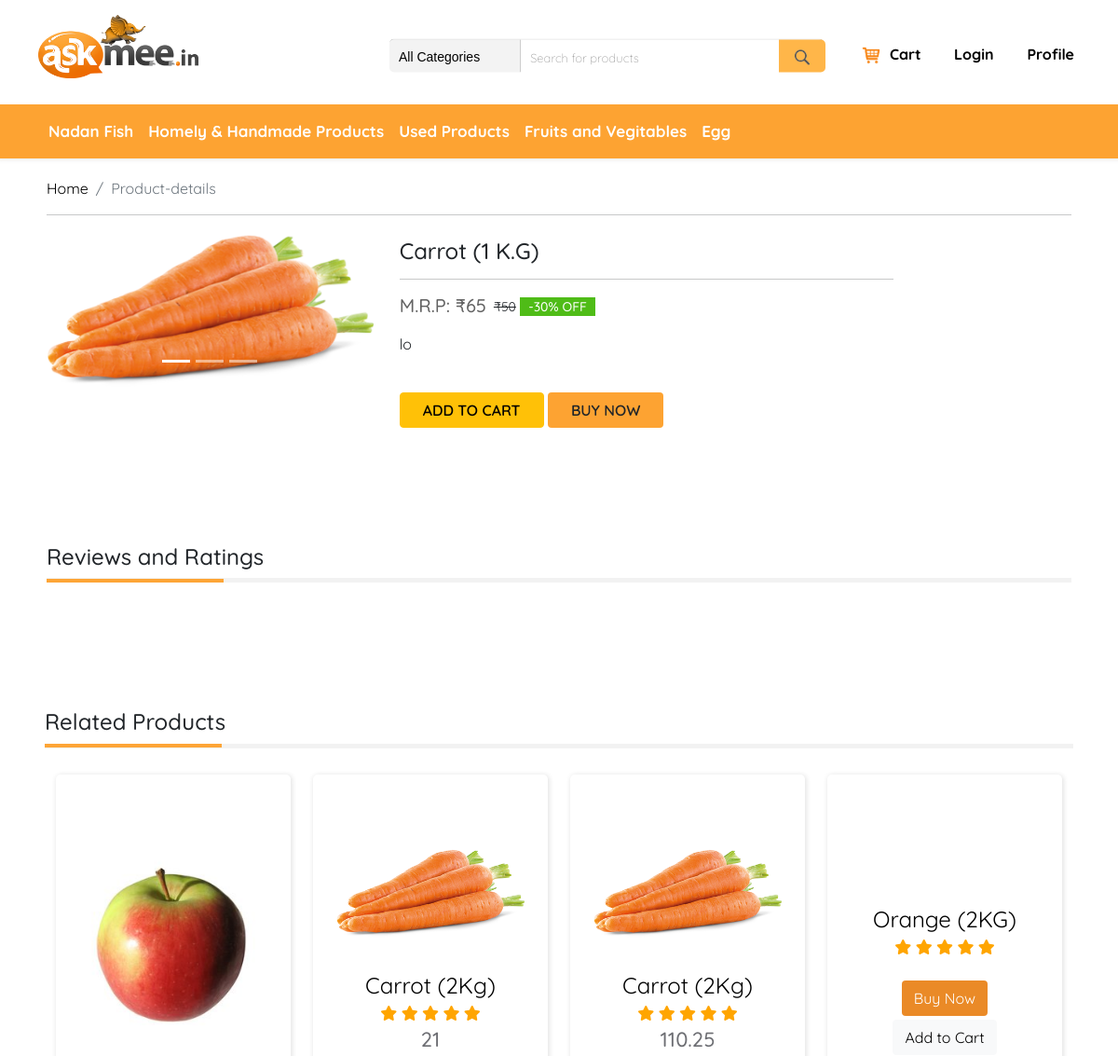
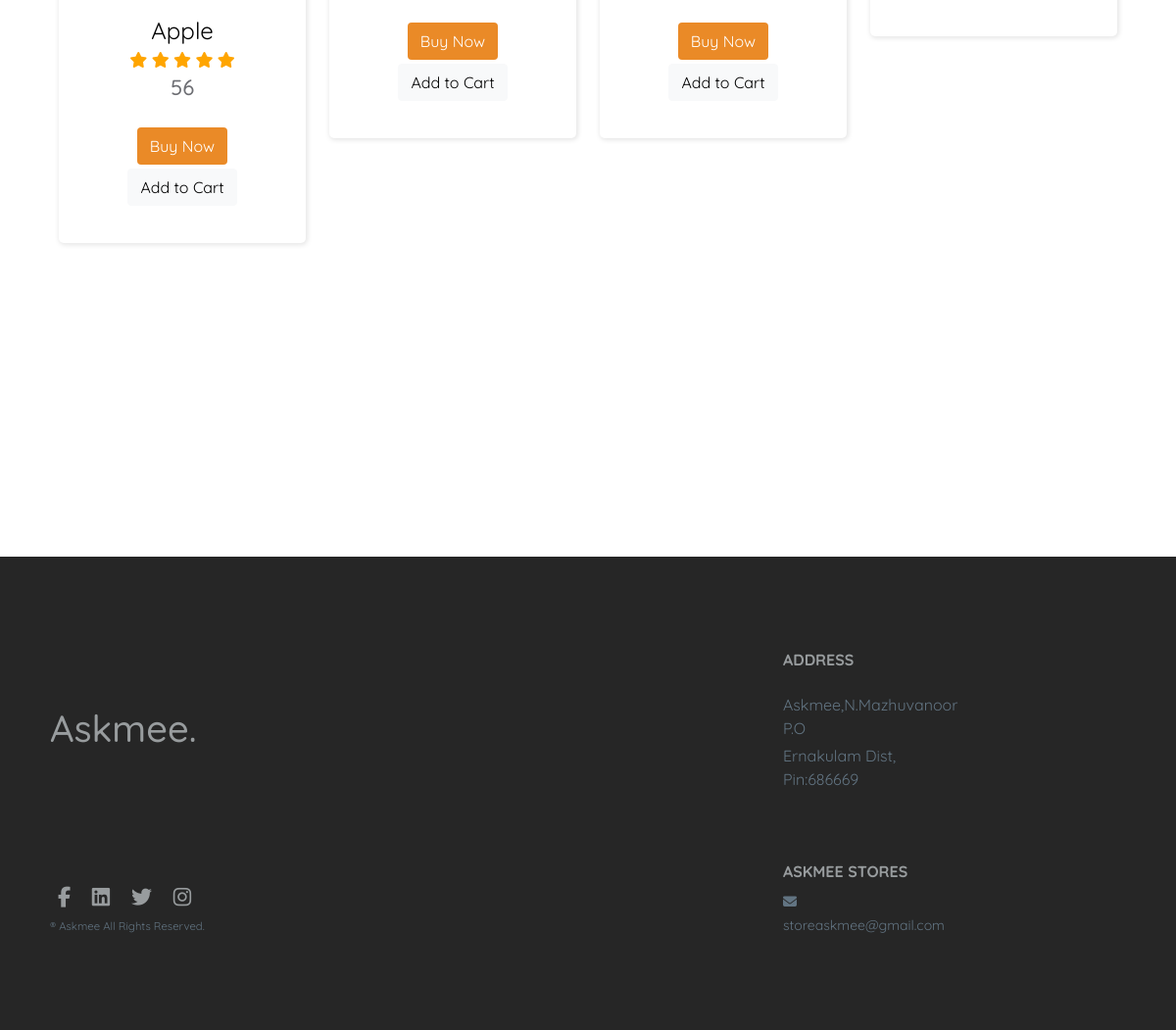
The app's page /product/view/10 with its own data (2 pictures, top to bottom).
### tables this page shows
CREATE TABLE `as_categories` (
  `c_id` bigint(20) NOT NULL,
  `category_name` varchar(60) NOT NULL,
  `category_url` varchar(255) NOT NULL,
  `c_status` int(3) NOT NULL DEFAULT 1 COMMENT '1 = Active, 0 = Inactive'
);

CREATE TABLE `as_products` (
  `p_id` bigint(20) NOT NULL,
  `master_product_id` bigint(20) NOT NULL,
  `vendor_id` bigint(20) UNSIGNED NOT NULL,
  `actual_price` float NOT NULL,
  `vendor_price` float NOT NULL,
  `offer_price` float NOT NULL,
  `description` longtext NOT NULL,
  `quantity` bigint(10) NOT NULL,
  `product_status` int(1) NOT NULL DEFAULT 1 COMMENT '1= Active, 0= Inactive'
);

CREATE TABLE `as_product_images` (
  `id` bigint(20) NOT NULL,
  `product_id` bigint(20) NOT NULL,
  `image_url` varchar(60) NOT NULL
);

CREATE TABLE `as_product_master` (
  `id` bigint(20) NOT NULL,
  `product_name` varchar(90) NOT NULL,
  `category_id` bigint(20) NOT NULL,
  `commission_id` bigint(20) UNSIGNED NOT NULL
);

### application/helpers/navbar_helper.php (called while the page is built)
<?php if ( ! defined('BASEPATH')) exit('No direct script access allowed');
    if(!function_exists('navbar_helper_ex')){
    function navbar_helper_ex(){
        $CI = get_instance();
        $CI->load->model('addproduct_model');
        $category_name = $CI->addproduct_model->get_category();
        $data['category'] = $category_name;
        $CI->load->view('templates/navbar',$data);
    }
}
?>

### application/controllers/Product.php (called while the page is built, shortened)
<?php
class Product extends CI_Controller {
    function __construct()
    {
        $this->load->model('productlist_model');
    }
    public function view($page){
        $product_data = $this->productlist_model->get_product_data($page);
        $category_products = $this->productlist_model->get_category_data($product_data[0]->c_id);
        $data['products'] = $category_products;
        $data['product_data'] = $product_data;
        $this->load->view('templates/header');
        $this->load->helper('navbar');
        echo navbar_helper_ex();
		$this->load->view('product_view', $data);
		$this->load->view('templates/footer');
    }
}

### index.php (called while the page is built, shortened)
<?php
require_once BASEPATH.'core/CodeIgniter.php';

### application/models/Addproduct_model.php (called while the page is built, shortened)
<?php
class Addproduct_model extends CI_Model{
    function get_category(){
        $this->db->order_by('category_name', 'asc');
        $query= $this->db->query('SELECT c_id, category_name, category_url FROM as_categories WHERE c_status=1');
        $result = $query->result();
        return $result;
    }
}
?>

### application/models/Productlist_model.php (called while the page is built, shortened)
<?php
class Productlist_model extends CI_Model{
    function get_product_data($id)
    {
        $this->db->reset_query();
        $this->db->select('*');
        $this->db->from('as_products');
        $this->db->where('as_products.p_id', $id);
        $this->db->join('as_product_master', 'id = master_product_id', 'left');
        $this->db->join('as_user', 'user_id = vendor_id', 'left');
        $this->db->join('as_categories', 'as_categories.c_id = as_product_master.category_id', 'left');
        $this->db->join('as_commission', 'as_commission.com_id = as_product_master.commission_id');
        $this->db->join('as_product_images', 'as_product_images.product_id = as_products.p_id', 'left');
        $query = $this->db->get();
        $result = $query->result();
        if($result[0]->product_status == 1){
            return $result;
        }
        else{
            return false;
        }
    }
    function get_category_data($c_id){
        $this->db->reset_query();
        $this->db->select('*');
        $this->db->from('as_product_master');
        $this->db->where('as_product_master.category_id', $c_id);
        $this->db->join('as_products', 'master_product_id = id AND product_status = 1', 'left');
        $this->db->select('p_id, product_name, category_id, actual_price, offer_price, vendor_price, description, quantity, product_status, category_name');
        $this->db->join('as_categories', 'c_id = category_id');
        $query = $this->db->get()->result_array();
        if(count($query) > 0){
          foreach($query as $i=>$product) {
            $this->db->where('product_id', $product['p_id']);
            $images_query = $this->db->get('as_product_images')->result_array();
            $query[$i]['product_images'] = $images_query;
          }
        }
        else{
           $this->db->reset_query();
        $this->db->select('*');
        $this->db->where('c_id', $c_id);
        $query_1 = $this->db->get('as_categories')->result_array();
           $query[0]['category_name'] = $query_1[0]['category_name'];
        }
        return $query;
    }
}
?>

### application/views/product_view.php (the view, shortened to what this page needs)
<div class="container-fluid">
            <div class="col-sm-12 col-md-12 col-lg-12 content-area"  style="margin-top:-30px;" >
                <nav aria-label="breadcrumb">
                    <ol class="breadcrumb">
                        <li class="breadcrumb-item"><a href="<?php echo base_url(''); ?>">Home</a></li>
                        <li class="breadcrumb-item active" aria-current="page">Product-details</li>
                    </ol>
                </nav>
                <hr>
            </div>
        </div>
        <div class="container-fluid mt-1 mb-1">
            <div class="">
                <div class="col-sm-12 col-md-12 col-lg-12 content-area " style="padding-top:0;margin-top:-50px;">
                    <div class="">
                        <div class="row">
                            <div class="col-md-4">
                            <div id="carouselExampleIndicators" class="carousel slide" data-bs-ride="carousel">
                            <div class="carousel-indicators">
                            <button type="button" data-bs-target="#carouselExampleIndicators" data-bs-slide-to="0" class="active" aria-current="true" aria-label="Slide 1"></button>
                            <button type="button" data-bs-target="#carouselExampleIndicators" data-bs-slide-to="1" aria-label="Slide 2"></button>
                            <button type="button" data-bs-target="#carouselExampleIndicators" data-bs-slide-to="2" aria-label="Slide 3"></button>
                            </div>
                            <div class="carousel-inner">
                            <?php if(isset($product_data[0])){?>
                                            <div class="carousel-item active easyzoom easyzoom--overlay">
                                            <img src="<?php echo base_url('/assets/images/newproducts/'.$product_data[0]->p_id.'/'.$product_data[0]->image_url); ?>" class="d-block w-100" alt="<?php echo($product_data[0]->product_name); ?>">
                                        </div>
                                        <?php } ?>
                           </div>
                           <button class="carousel-control-prev" type="button" data-bs-target="#carouselExampleIndicators" data-bs-slide="prev">
                           <span class="carousel-control-prev-icon" aria-hidden="true"></span>
                          </button>
                          <button class="carousel-control-next" type="button" data-bs-target="#carouselExampleIndicators" data-bs-slide="next">
                          <span class="carousel-control-next-icon" aria-hidden="true"></span>
                         </button>
                          </div>
                        </div>
                            <div class="col-md-6">
                                <div class="product p-1">
                                    <div class="mb-3">
                                        <h4 class="/text-uppercase mb-3"><?php echo($product_data[0]->product_name); ?></h4><hr>
                                        <div class="price d-flex flex-row align-items-center">
                                            <h5 style="margin-bottom: 0;color: #626262;">M.R.P: <span
                                                    class="act-price">₹<?php echo($product_data[0]->offer_price); ?></span></h5>
                                            <div class="ml-2">
                                                <small class="dis-price">₹<?php echo($product_data[0]->actual_price); ?></small> <span class="dis-label"><?php echo round((($product_data[0]->actual_price - $product_data[0]->offer_price) / $product_data[0]->actual_price)*100); ?>%
                                                    OFF</span>
                                            </div>
                                        </div>
                                    </div>
                                    <p class="about"><?php echo($product_data[0]->description); ?></p>
                                    <div class="d-flex">
                                        <div class="cart mt-4 align-items-center buy-btn-container">
                                            <button id="addToCart" class="addToCartBtn btn btn-warning text-uppercase mr-2 px-4">Add to cart</button>
                                           <a href="<?php echo base_url('/buynow/view/'.$product_data[0]->p_id);?>" ><button class="btn bg-theme text-uppercase mr-2 px-4">Buy Now</button></a>
                                        </div>
                                    </div>
                                </div>
                            </div>
                        </div>
                    </div>
                </div>
            </div>
        </div>
    <div class="content-area">
        <div class="d-flex flex-column bd-highlight mb-3">
                <h4 class="title-sub">Reviews and Ratings</h4>
        </div>
      </div>
    <div class="content-area product-slider " style="padding-top:0">
        <div class="row " style="margin-top: 61px;padding-left:10px;padding-right:10px;">
            <h4 class="title-sub">Related Products</h4>
    <?php
    foreach($products as $key=>$product){
        if($product['p_id'] != $product_data[0]->p_id && $key<4){
            ?>
            <div class="col-sm-3 col-6">
               <div class="bbb_deals">
                    <div class="ribbon ribbon-top-right"></div>
                    <div class="bbb_deals_slider_container">
                        <div class=" bbb_deals_item">
                            <div class="bbb_deals_image">
                                <a href="<?php echo base_url('product/view/'.$product['p_id']); ?>"><img src="<?php echo base_url('./assets/images/newproducts/'.$product['p_id'].'/'.$product['product_images'][0]['image_url']); ?>" alt=""></a>
                            </div>
                            <div class="bbb_deals_content">
                                <div class="text-center">
                                    <div class="bbb_deals_item_name">
                                        <a href="<?php echo base_url('product/view/'.$product['p_id']); ?>" class="product-link"> <?php echo $product['product_name']; ?></a>
                                    </div>
                                    <div class="sold_stars ml-auto"> <i class="fa fa-star"></i> <i class="fa fa-star"></i> <i class="fa fa-star"></i> <i class="fa fa-star"></i> <i class="fa fa-star"></i>
                                        <div class="bbb_deals_item_price ml-auto"><?php echo $product['offer_price']; ?></div>
                                    </div><br>
                                    <a href="<?php echo base_url('product/view/'.$product['p_id']); ?>" class="btn btn-theme mb-1">Buy Now</a>
                                    <button id="addToCart<?php echo($product['p_id']); ?>" class="addToCartBtn btn btn-cart mb-1" productId=<?php echo($product['p_id']); ?>>Add to Cart</button>
                                </div>
                            </div>
                        </div>
                    </div>
                </div>
            </div>
        <?php
        }
    }?>
        </div>
    </div>

### application/views/templates/navbar.php (shortened to what this page needs)
<nav class="navbar navbar-expand-lg navbar-light bg-theme navbar-web shift">
            <div class="container-fluid">
                <div class="collapse navbar-collapse" id="navbarSupportedContent">
                    <ul class="navbar-nav me-auto mb-2 mb-lg-0">
                            <?php
                            $count = 0;
                            foreach ($category as $row) {
                                if($count < 7){
                                    echo("<li class='nav-item'>
                                        <a class='nav-link' aria-current='page' href='".base_url('category/view/'.$row->c_id)."'>".$row->category_name."</a>
                                         </li>");
                                }
                                $count++;
                            }?>
                        </ul>
                </div>
            </div>
        </nav>
    </div>

### assets/assets/css/searchbar.css (style rules this page uses)
.btn-cart { color: #000; background-color: #f8f9fa; border-color: #f8f9fa; }

### assets/assets/css/style.css (style rules this page uses)
html { overflow-x: hidden; }
body { font-family: 'Quicksand', sans-serif; }
small { font-size: calc(12px + (15 - 12) * ((100vw - 360px) / (1600 - 360))) !important }
.content-area { padding: 50px; }
.ribbon { width: 150px; height: 150px; overflow: hidden; position: absolute }
.ribbon-top-right { top: -10px; right: -10px }
.ribbon-top-right::before, .ribbon-top-right::after { border-top-color: transparent; border-right-color: transparent }
.ribbon-top-right::before { top: 0; left: 17px }
.ribbon-top-right::after { bottom: 17px; right: 0 }
.sold_stars i { color: orange }
div { display: block; position: relative; -webkit-box-sizing: border-box; -moz-box-sizing: border-box; box-sizing: border-box }
.bbb_deals { width: 100%; margin-right: 7%; padding-top: 80px; padding-left: 25px; padding-right: 25px; padding-bottom: 34px; box-shadow: 1px 1px 5px 1px rgba(0, 0, 0, 0.1); border-radius: 5px; margin: 20px 0px; background: #fff; }
.bbb_deals_slider_container { width: 100% }
.bbb_deals_item { width: 100% !important }
.bbb_deals_image { width: 100% height:213px }
.bbb_deals_image img { width: 100% }
.bbb_deals_content { margin-top: 33px }
.bbb_deals_item_name { font-size: 24px; font-weight: 400; color: #000000 }
.bbb_deals_item_price { font-size: 22px; font-weight: 500; color: #6d6e73 }
.product-link { text-decoration: none; }
a { text-decoration: none !important; color: #000000; }
.btn-theme { background-color: #ea8a27; color: #fff !important; }
.title-sub { text-align: left; border-bottom: 5px solid #f2f2f2; padding: 0 0 9px; }
.title-sub::before { content: ""; height: 4px; width: 190px; background-color: #fda536; position: absolute; top: 38px; }
.container-fluid { padding: 0; }
.bg-theme { background-color: #fda332 !important; }
.navbar-nav { margin-left: 44px; }
.navbar-nav li a { color: #fff !important; font-size: 17px; font-weight: 700; }
.buy-btn-container button { font-size: 16px; font-weight: 600; }
.dis-label { padding: 1px 9px; background: #4fbc17; color: #fff; font-size: 14px; font-weight: 500; }
.dis-price { text-decoration: line-through; margin-left: 8px; }

### assets/assets/css/navbar.css (style rules this page uses)
ul { padding: 0; list-style: none; }
ul li a { display: inline-block; }

### records on screen
as_categories: category_name "Nadan Fish"
as_categories: category_name "Homely & Handmade Products"
as_categories: category_name "Used Products"
as_categories: category_name "Fruits and Vegitables"
as_categories: category_name "Egg"
as_products: p_id.image_url (picture), master_product.product_name "Carrot (1 K.G)", offer_price "65", actual_price "50", actual_price+offer_price "-30", description "lo"
as_product_master: as_products.p_id (picture), product_name "Apple", as_products.offer_price "56"
as_product_master: as_products.p_id (picture), product_name "Carrot (2Kg)", as_products.offer_price "21", as_products.offer_price "110.25"
as_product_master: product_name "Orange (2KG)"
